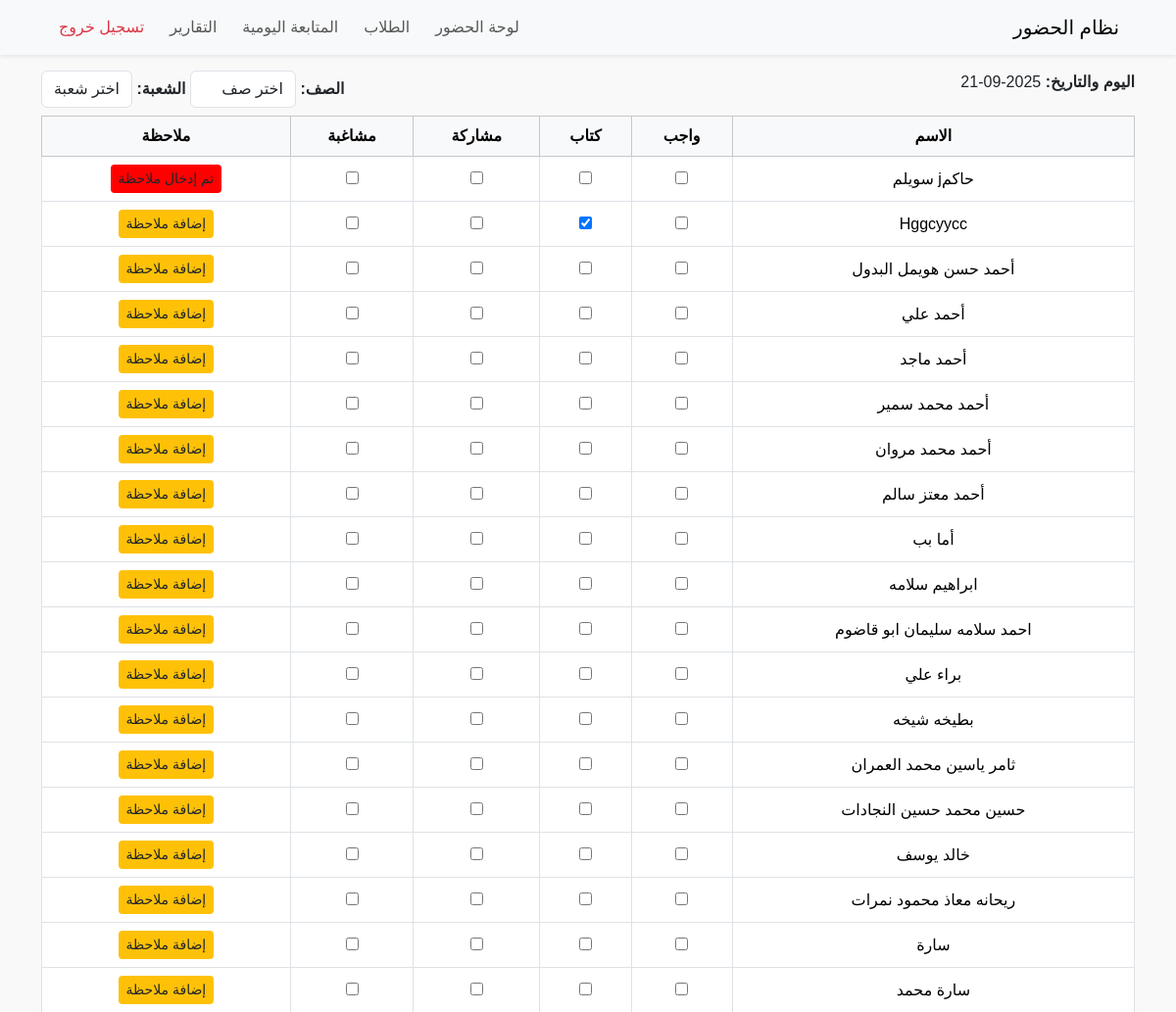
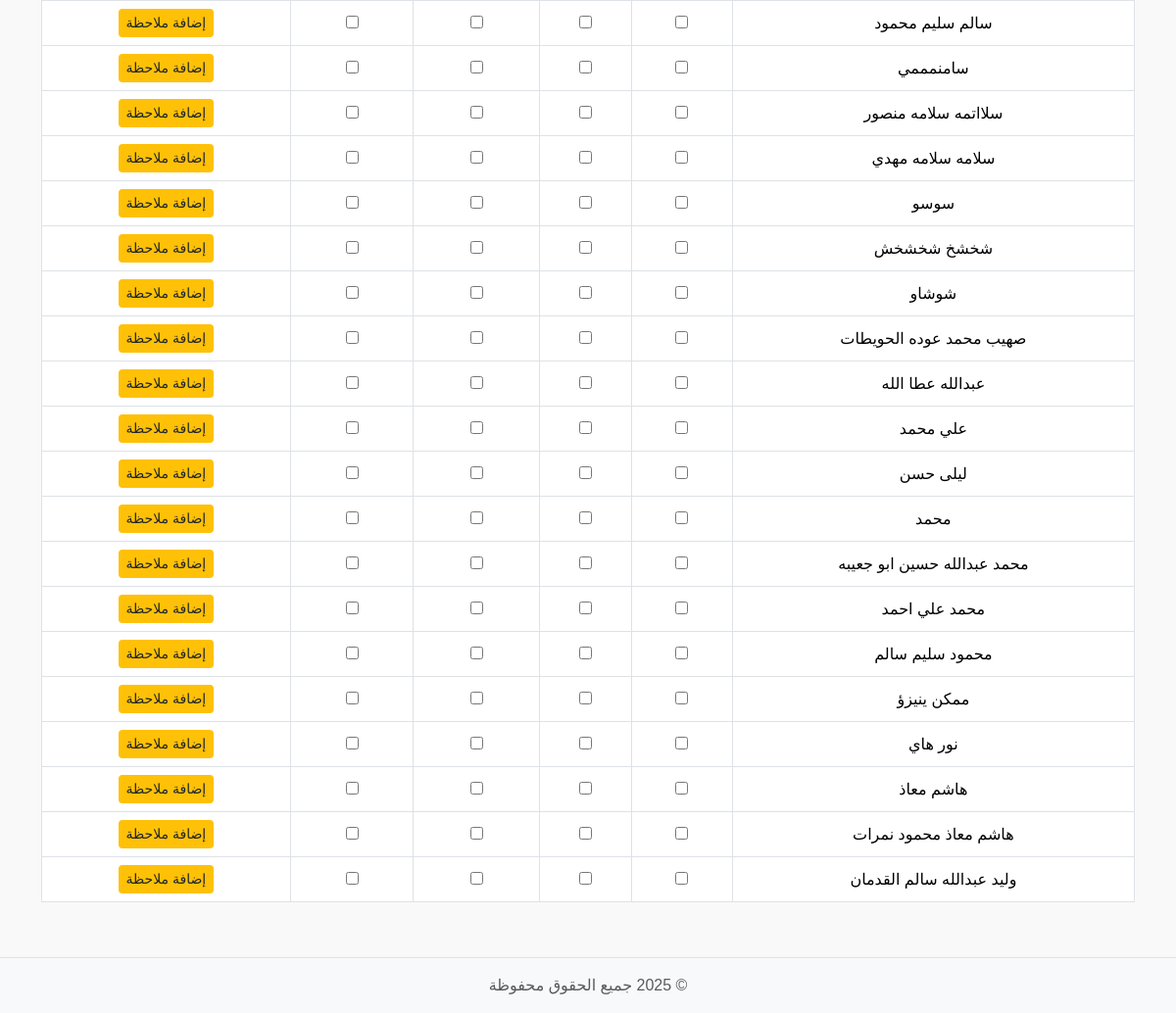
The page /tracking on the database its author committed (2 pictures, top to bottom).
### tables this page shows
CREATE TABLE students (
    id INTEGER PRIMARY KEY AUTOINCREMENT,
    student_name TEXT NOT NULL,
    username TEXT,
    password TEXT
, class_name TEXT, section TEXT, school_id INTEGER REFERENCES schools(id));

CREATE TABLE student_tracking (
    id INTEGER PRIMARY KEY AUTOINCREMENT,
    student_id INTEGER NOT NULL,
    date TEXT NOT NULL,
    homework INTEGER DEFAULT 0,
    book INTEGER DEFAULT 0,
    participation INTEGER DEFAULT 0,
    misbehavior INTEGER DEFAULT 0,
    note TEXT, tracking_date TEXT, class_id INTEGER REFERENCES teacher_classes(id), teacher_id INTEGER REFERENCES teachers(id),
    FOREIGN KEY(student_id) REFERENCES students(id)
);

### tracking.py (the view)
def tracking_page():
    conn = get_db_connection()
    today = date.today().isoformat()
    students = conn.execute("SELECT * FROM students ORDER BY student_name").fetchall()
    rows = conn.execute("SELECT * FROM student_tracking WHERE date=?", (today,)).fetchall()
    records = {r['student_id']: r for r in rows}
    classes = [row['class_name'] for row in conn.execute("SELECT DISTINCT class_name FROM students").fetchall()]
    sections = [row['section'] for row in conn.execute("SELECT DISTINCT section FROM students").fetchall()]
    conn.close()
    return render_template(
        "tracking.html",
        students=students,
        records=records,
        today=today,
        classes=classes,
        sections=sections
    )

### db.py (called while the page is built)
def get_db_connection():
    conn = sqlite3.connect(DB_NAME)
    conn.row_factory = sqlite3.Row
    return conn

### templates/tracking.html (shortened to what this page needs)
{% include 'partials/header.html' %}
{% include 'partials/navbar.html' %}
<div class="container my-3">
    <div class="d-flex justify-content-between mb-2">
        <div><strong>اليوم والتاريخ: </strong> {{ today }}</div>
        <div>
            <strong>الصف: </strong>
            <select id="classSelect" class="form-control d-inline-block w-auto">
                <option value="">اختر صف</option>
            </select>
            <strong>الشعبة: </strong>
            <select id="sectionSelect" class="form-control d-inline-block w-auto">
                <option value="">اختر شعبة</option>
            </select>
        </div>
    </div>
    <table class="table table-bordered" id="trackingTable">
        <thead class="table-light">
            <tr>
                <th>الاسم</th>
                <th>واجب</th>
                <th>كتاب</th>
                <th>مشاركة</th>
                <th>مشاغبة</th>
                <th>ملاحظة</th>
            </tr>
        </thead>
        <tbody>
            {% for student in students %}
            {% set rec = records.get(student.id, {}) %}
            <tr data-class="{{ student.class_name }}" data-section="{{ student.section }}">
                <td>{{ student.student_name }}</td>
                <td><input type="checkbox" class="track-checkbox" data-student="{{ student.id }}" data-field="homework" {% if rec.homework %}checked{% endif %}></td>
                <td><input type="checkbox" class="track-checkbox" data-student="{{ student.id }}" data-field="book" {% if rec.book %}checked{% endif %}></td>
                <td><input type="checkbox" class="track-checkbox" data-student="{{ student.id }}" data-field="participation" {% if rec.participation %}checked{% endif %}></td>
                <td><input type="checkbox" class="track-checkbox" data-student="{{ student.id }}" data-field="misbehavior" {% if rec.misbehavior %}checked{% endif %}></td>
                <td>
                    <button class="btn btn-sm btn-warning note-btn" data-student="{{ student.id }}" {% if rec.note %}style="background:red"{% endif %}>
                        {% if rec.note %}تم إدخال ملاحظة{% else %}إضافة ملاحظة{% endif %}
                    </button>
                </td>
            </tr>
            {% endfor %}
        </tbody>
    </table>
</div>
{% include 'partials/footer.html' %}

### static/css/style.css (style rules this page uses)
html, body { height: 100%; margin: 0; padding: 0; }
body { font-family: 'Tajawal', sans-serif; background-color: #f9f9f9; direction: rtl; text-align: right; display: flex; flex-direction: column; min-height: 100vh; }
table { width: 100%; border-collapse: collapse; direction: rtl; }
th, td { text-align: center; padding: 10px; vertical-align: middle; }
th { background-color: #f8f9fa; }
td button { min-width: 70px; margin: 0 2px; }
.btn-warning { background-color: #ffc107; border: none; color: #212529; }

### rows shown on the page
students: student_name "حاكمj سويلم", shows "تم إدخال ملاحظة"
students: student_name "Hggcyycc", id "☑", shows "إضافة ملاحظة"
students: student_name "أحمد حسن هويمل البدول", shows "إضافة ملاحظة"
students: student_name "أحمد علي", shows "إضافة ملاحظة"
students: student_name "أحمد ماجد", shows "إضافة ملاحظة"
students: student_name "أحمد محمد سمير", shows "إضافة ملاحظة"
students: student_name "أحمد محمد مروان", shows "إضافة ملاحظة"
students: student_name "أحمد معتز سالم", shows "إضافة ملاحظة"
students: student_name "أما بب", shows "إضافة ملاحظة"
students: student_name "ابراهيم سلامه", shows "إضافة ملاحظة"
students: student_name "احمد سلامه سليمان ابو قاضوم", shows "إضافة ملاحظة"
students: student_name "براء علي", shows "إضافة ملاحظة"
students: student_name "بطيخه شيخه", shows "إضافة ملاحظة"
students: student_name "ثامر ياسين محمد العمران", shows "إضافة ملاحظة"
students: student_name "حسين محمد حسين النجادات", shows "إضافة ملاحظة"
students: student_name "خالد يوسف", shows "إضافة ملاحظة"
students: student_name "ريحانه معاذ محمود نمرات", shows "إضافة ملاحظة"
students: student_name "سارة", shows "إضافة ملاحظة"
students: student_name "سارة محمد", shows "إضافة ملاحظة"
students: student_name "سالم سليم محمود", shows "إضافة ملاحظة"
students: student_name "سامنمممي", shows "إضافة ملاحظة"
students: student_name "سلااتمه سلامه منصور", shows "إضافة ملاحظة"
students: student_name "سلامه سلامه مهدي", shows "إضافة ملاحظة"
students: student_name "سوسو", shows "إضافة ملاحظة"
students: student_name "شخشخ شخشخش", shows "إضافة ملاحظة"
students: student_name "شوشاو", shows "إضافة ملاحظة"
students: student_name "صهيب محمد عوده الحويطات", shows "إضافة ملاحظة"
students: student_name "عبدالله عطا الله", shows "إضافة ملاحظة"
students: student_name "علي محمد", shows "إضافة ملاحظة"
students: student_name "ليلى حسن", shows "إضافة ملاحظة"
students: student_name "محمد", shows "إضافة ملاحظة"
students: student_name "محمد عبدالله حسين ابو جعيبه", shows "إضافة ملاحظة"
students: student_name "محمد علي احمد", shows "إضافة ملاحظة"
students: student_name "محمود سليم سالم", shows "إضافة ملاحظة"
students: student_name "ممكن ينيزؤ", shows "إضافة ملاحظة"
students: student_name "نور هاي", shows "إضافة ملاحظة"
students: student_name "هاشم معاذ", shows "إضافة ملاحظة"
students: student_name "هاشم معاذ محمود نمرات", shows "إضافة ملاحظة"
students: student_name "وليد عبدالله سالم القدمان", shows "إضافة ملاحظة"
